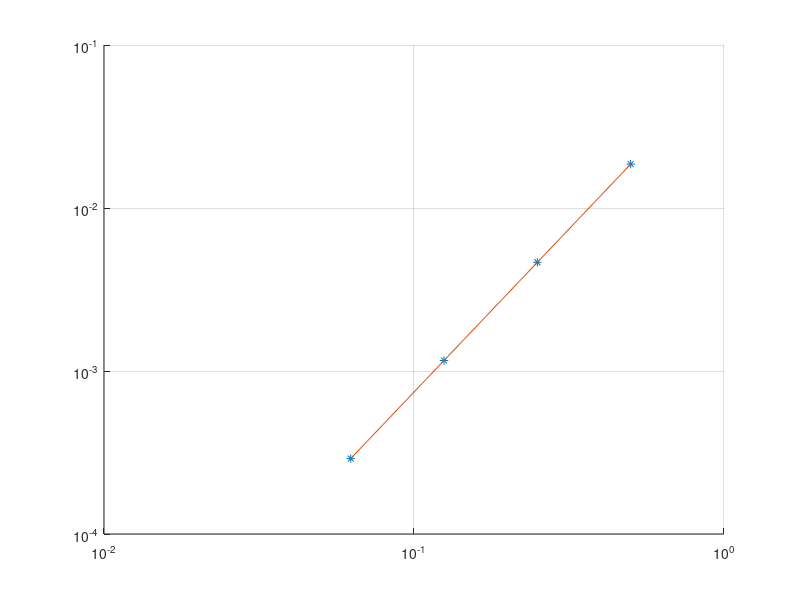

MATLAB code to generate this figure:


errTrp = [0.018582, 4.6431e-3, 0.0011606, 0.00029013];
errSim = [1.8703e-05, 3.2565e-06, 2.681e-07, 1.7722e-08];
n = [11, 21, 41, 81];
h = [1/2, 1/4, 1/8, 1/16];

hold on;
grid on;

c = polyfit(h, errTrp, 1);
disp(c(1));

loglog(h, errTrp, '*');
line(h, errTrp);
for i = 2:4
    pTrp(i-1) = log(errTrp(i)/errTrp(i-1))/log(h(i)/h(i-1));
    pSim(i-1) = log(errSim(i)/errSim(i-1))/log(h(i)/h(i-1));
end
disp(pTrp);
disp(pSim);